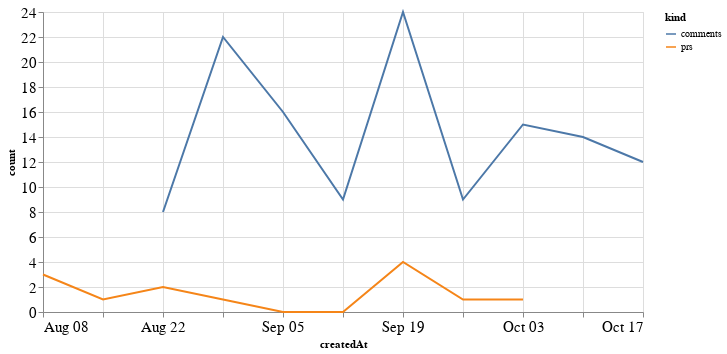

Source (notebook cell):
### Code cell
alt.Chart(total_time, width=600).mark_line().encode(
    x='createdAt',
    y='count',
    color='kind'
)

### Figure 1 — Vega-Lite specification as saved in the notebook (floating-point values rounded to 4 significant figures)
{"config": {"axisLeft": {"labelFontSize": 15}, "axisBottom": {"labelFontSize": 15}}, "data": {"name": "data-4ecb37868cf5326c2c67f21e4e173378"}, "mark": "line", "encoding": {"color": {"type": "nominal", "field": "kind"}, "x": {"type": "temporal", "field": "createdAt"}, "y": {"type": "quantitative", "field": "count"}}, "width": 600, "$schema": "https://vega.github.io/schema/vega-lite/v4.8.1.json", "datasets": {"data-4ecb37868cf5326c2c67f21e4e173378": [{"createdAt": "2021-08-08T00:00:00", "kind": "prs", "count": 3.0}, {"createdAt": "2021-08-15T00:00:00", "kind": "prs", "count": 1.0}, {"createdAt": "2021-08-22T00:00:00", "kind": "prs", "count": 2.0}, {"createdAt": "2021-08-29T00:00:00", "kind": "prs", "count": 1.0}, {"createdAt": "2021-09-05T00:00:00", "kind": "prs", "count": 0.0}, {"createdAt": "2021-09-12T00:00:00", "kind": "prs", "count": 0.0}, {"createdAt": "2021-09-19T00:00:00", "kind": "prs", "count": 4.0}, {"createdAt": "2021-09-26T00:00:00", "kind": "prs", "count": 1.0}, {"createdAt": "2021-10-03T00:00:00", "kind": "prs", "count": 1.0}, {"createdAt": "2021-10-10T00:00:00", "kind": "prs", "count": null}, {"createdAt": "2021-10-17T00:00:00", "kind": "prs", "count": null}, {"createdAt": "2021-08-08T00:00:00", "kind": "comments", "count": null}, {"createdAt": "2021-08-15T00:00:00", "kind": "comments", "count": null}, {"createdAt": "2021-08-22T00:00:00", "kind": "comments", "count": 8.0}, {"createdAt": "2021-08-29T00:00:00", "kind": "comments", "count": 22.0}, {"createdAt": "2021-09-05T00:00:00", "kind": "comments", "count": 16.0}, {"createdAt": "2021-09-12T00:00:00", "kind": "comments", "count": 9.0}, {"createdAt": "2021-09-19T00:00:00", "kind": "comments", "count": 24.0}, {"createdAt": "2021-09-26T00:00:00", "kind": "comments", "count": 9.0}, {"createdAt": "2021-10-03T00:00:00", "kind": "comments", "count": 15.0}, {"createdAt": "2021-10-10T00:00:00", "kind": "comments", "count": 14.0}, {"createdAt": "2021-10-17T00:00:00", "kind": "comments", "count": 12.0}]}}
